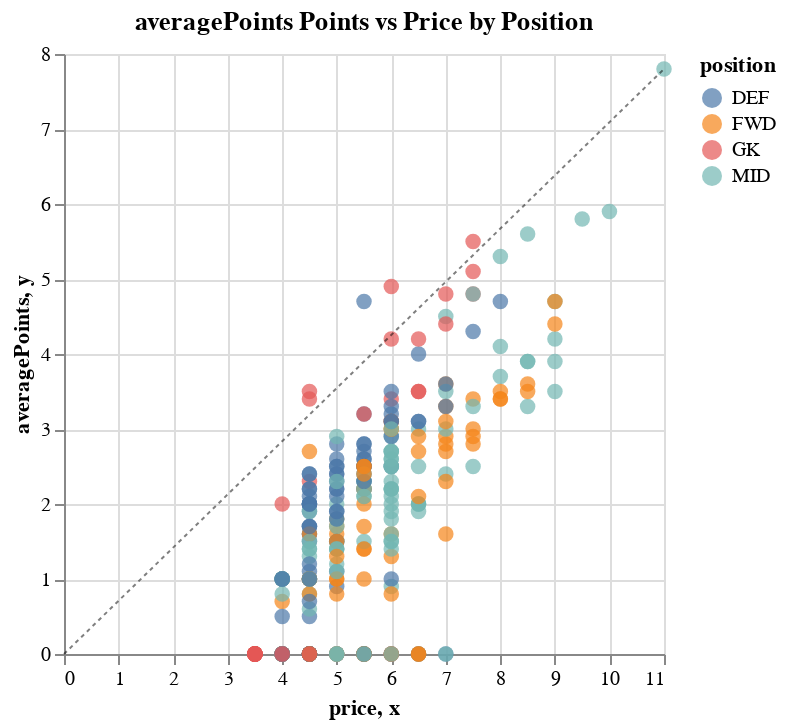

The code cell stored with this chart in its notebook:
### Code cell
chart = alt.Chart(df).mark_circle(size=60).encode(
    x='price',
    y='averagePoints',
    color='position', # Color based on position
    tooltip=['displayName', 'position', 'totalPoints', 'averagePoints', 'price']
).properties(
    title='averagePoints Points vs Price by Position'
)
# Create the diagonal line
line = alt.Chart(pd.DataFrame({'x': [0, 11], 'y': [0, 7.8]})).mark_line(
    color='black',
    strokeDash=[2, 2],
    opacity=0.5,
    strokeWidth=1
).encode(
    x='x',
    y='y'
)
# Combine the chart and the line
final_chart = chart + line
# Display the chart
final_chart

### Figure 1 — Vega-Lite specification as saved in the notebook (floating-point values rounded to 4 significant figures; data arrays with more than 128 entries replaced by an {"elided": "..."} marker saying what was removed)
{"config": {"view": {"continuousWidth": 300, "continuousHeight": 300}}, "layer": [{"data": {"name": "data-706ec06ba37a3bc756a11ad55ec3ca71"}, "mark": {"type": "circle", "size": 60}, "encoding": {"color": {"field": "position", "type": "nominal"}, "tooltip": [{"field": "displayName", "type": "nominal"}, {"field": "position", "type": "nominal"}, {"field": "totalPoints", "type": "quantitative"}, {"field": "averagePoints", "type": "quantitative"}, {"field": "price", "type": "quantitative"}], "x": {"field": "price", "type": "quantitative"}, "y": {"field": "averagePoints", "type": "quantitative"}}, "title": "averagePoints Points vs Price by Position"}, {"data": {"name": "data-56746be27e55ca66621052c47529ceef"}, "mark": {"type": "line", "color": "black", "opacity": 0.5, "strokeDash": [2, 2], "strokeWidth": 1}, "encoding": {"x": {"field": "x", "type": "quantitative"}, "y": {"field": "y", "type": "quantitative"}}}], "$schema": "https://vega.github.io/schema/vega-lite/v5.20.1.json", "datasets": {"data-706ec06ba37a3bc756a11ad55ec3ca71": {"elided": "312 records"}, "data-56746be27e55ca66621052c47529ceef": [{"x": 0, "y": 0.0}, {"x": 11, "y": 7.8}]}}
